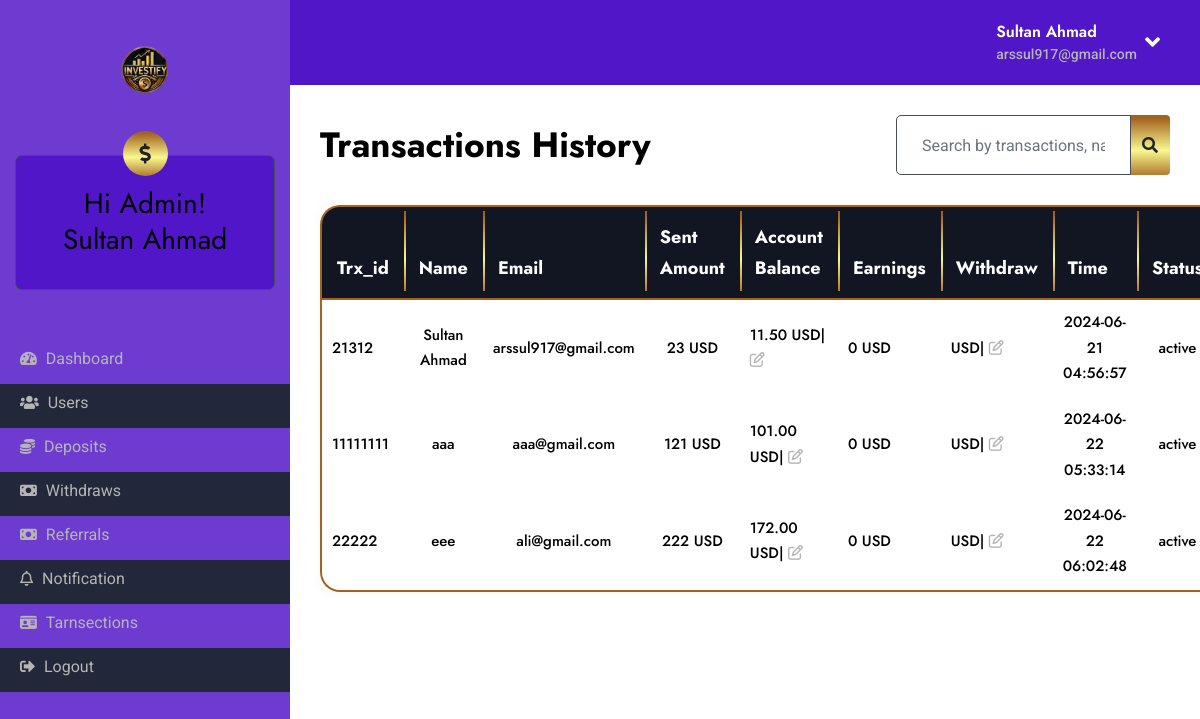
Screenshot of /admin/transection.php (signed in) with the database file from the repository.
### tables this page shows
CREATE TABLE `transactions` (
  `id` int(11) NOT NULL,
  `trx_id` int(11) NOT NULL,
  `method_code` varchar(100) NOT NULL,
  `created_at` timestamp NOT NULL DEFAULT current_timestamp(),
  `name` varchar(255) NOT NULL,
  `email` varchar(255) NOT NULL,
  `amount` int(255) NOT NULL,
  `tdeposit` decimal(50,2) DEFAULT 0.00,
  `available_earnings` varchar(255) NOT NULL,
  `twithdraw` varchar(255) NOT NULL
);

### admin/transection.php (the view, shortened to what this page needs)
<?php
include('dbcon.php');
$sql = "SELECT id, trx_id, name, email, amount, tdeposit, available_earnings, twithdraw, created_at FROM transactions";
$stmt = $conn->prepare($sql);
$stmt->execute();
$result = $stmt->get_result();
?>
<!doctype html>
<html lang="en" itemscope itemtype="http://schema.org/WebPage">
<head>
    <link href="https://cdn.jsdelivr.net/npm/bootstrap@5.3.3/dist/css/bootstrap.min.css" rel="stylesheet"
>
    <link rel="stylesheet" href="https://cdnjs.cloudflare.com/ajax/libs/font-awesome/6.5.2/css/all.min.css">
    <link href="../assets/global/css/bootstrap.min.css" rel="stylesheet">
    <link href="../assets/global/css/all.min.css" rel="stylesheet">
    <link rel="stylesheet" href="../assets/global/css/line-awesome.min.css" />
    <link rel="stylesheet" href="../assets/templates/hyip_gold/css/lib/slick.css">
    <link rel="stylesheet" href="../assets/templates/hyip_gold/css/lib/meanmenu.css">
    <link rel="stylesheet" href="../assets/templates/hyip_gold/css/lib/animated.css">
    <link rel="stylesheet" href="../assets/templates/hyip_gold/css/main.css">
    <link rel="stylesheet" href="../assets/templates/hyip_gold/css/custom.css?cs">
    <link rel="stylesheet" href="../assets/templates/hyip_gold/css/color.php?color=be9142&secondColor=f8f58f">
</head>
<body>
    <?php include ('navbar.php') ?>
    <div class="body-wrapper">
        <div class="d-flex mb-30 flex-wrap gap-3 justify-content-between align-items-center">
            <h6 class="page-title">Transactions History</h6>
            <form action="" method="GET">
                <div class="input-group">
                    <input type="text" name="search" class="form--control form-control" value=""
                        placeholder="Search by transactions, name, or email">
                    <button type="submit" class="input-group-text bg--base ">
                        <i class="fas fa-search"></i>
                    </button>
                </div>
            </form>
        </div>
        <div class="row justify-content-center">
            <div class="col-md-12">
                <div class="dashboard-table">
                    <table class="table transection__table bg-red table--responsive--xl">
                        <thead>
                            <tr>
                                <th>Trx_id</th>
                                <th>Name</th>
                                <th>Email</th>
                                <th>Sent Amount</th>
                                <th>Account Balance</th>
                                <th> Earnings</th>
                                <th>Withdraw</th>
                                <th>Time</th>
                                <th>Status</th>
                                </tr>
                        </thead>
                        <tbody>
                            <?php
                            if ($result->num_rows > 0) {
                                while ($row = $result->fetch_assoc()) {
                                    $edit_url = 'edit.php?id=' . urlencode($row['id']);
                                    $wedit_url = 'wedit.php?id=' . urlencode($row['id']);
                                    echo '<tr class="text-center">';
                                    echo '<td>' . htmlspecialchars($row['trx_id']) . '</td>';
                                    echo '<td>' . htmlspecialchars($row['name']) . '</td>';
                                    echo '<td>' . htmlspecialchars($row['email']) . '</td>';
                                    echo '<td >' . htmlspecialchars($row['amount']) . ' USD</td>';
                                    echo '<td class="budget text-center">' . htmlspecialchars($row['tdeposit']) .' '. 'USD' .'|'.'   <a href="' . htmlspecialchars($edit_url) . '"><i class="fa-regular fa-pen-to-square"></i></a></td>';
                                    echo '<td class="budget text-center">' . htmlspecialchars($row['available_earnings']) .' '. 'USD' .'</i></a></td>';
                                    echo '<td class="budget text-center">' . htmlspecialchars($row['twithdraw']) .' '. 'USD' .'|'.'   <a href="' . htmlspecialchars($wedit_url) . '"><i class="fa-regular fa-pen-to-square"></i></a></td>';
                                    echo '<td>' . htmlspecialchars($row['created_at']) . '</td>';
                                    $sql_status = "SELECT status FROM investments WHERE trx_id = ?";
                                    $stmt_status = $conn->prepare($sql_status);
                                    $stmt_status->bind_param("s", $row['trx_id']);
                                    $stmt_status->execute();
                                    $result_status = $stmt_status->get_result();
                                    if ($result_status->num_rows > 0) {
                                        $row_status = $result_status->fetch_assoc();
                                        echo '<td>' . htmlspecialchars($row_status['status']) . '</td>';
                                    } else {
                                        echo '<td>active</td>';
                                    }
                                    echo '</tr>';
                                }
                            } else {
                                echo '<tr><td colspan="12">No transactions found.</td></tr>';
                            }
                            ?>
                        </tbody>
                    </table>
                </div>
            </div>
        </div>
    </div>
    <link rel="stylesheet" href="../assets/global/css/iziToast.min.css">
</body>
</html>

### admin/transection.php (style rules this page uses)
.budget { text-align: left !important; }

### rows the page displays
transactions: trx "21312", name "Sultan Ahmad", email "arssul917@gmail.com", amount "23", tdeposit "11.50", available_earnings "0", created_at "2024-06-21 04:56:57", shows "active"
transactions: trx "11111111", name "aaa", email "aaa@gmail.com", amount "121", tdeposit "101.00", available_earnings "0", created_at "2024-06-22 05:33:14"
transactions: trx "22222", name "eee", email "ali@gmail.com", amount "222", tdeposit "172.00", available_earnings "0", created_at "2024-06-22 06:02:48"

### other values shown
$name "Sultan Ahmad"
$email "arssul917@gmail.com"
